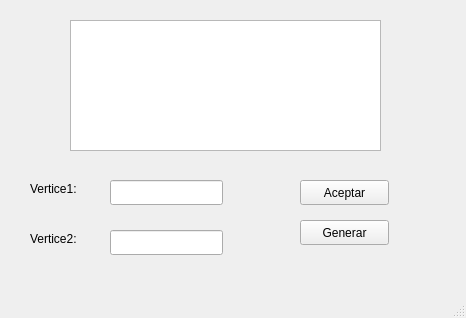
<?xml version="1.0" encoding="UTF-8"?>
<ui version="4.0">
 <class>MainWindow</class>
 <widget class="QMainWindow" name="MainWindow">
  <property name="geometry">
   <rect>
    <x>0</x>
    <y>0</y>
    <width>466</width>
    <height>318</height>
   </rect>
  </property>
  <property name="windowTitle">
   <string>MainWindow</string>
  </property>
  <widget class="QWidget" name="centralwidget">
   <widget class="QTextBrowser" name="texto">
    <property name="geometry">
     <rect>
      <x>70</x>
      <y>20</y>
      <width>311</width>
      <height>131</height>
     </rect>
    </property>
   </widget>
   <widget class="QLabel" name="label">
    <property name="geometry">
     <rect>
      <x>30</x>
      <y>180</y>
      <width>67</width>
      <height>17</height>
     </rect>
    </property>
    <property name="text">
     <string>Vertice1:</string>
    </property>
   </widget>
   <widget class="QLabel" name="label_2">
    <property name="geometry">
     <rect>
      <x>30</x>
      <y>230</y>
      <width>67</width>
      <height>17</height>
     </rect>
    </property>
    <property name="text">
     <string>Vertice2:</string>
    </property>
   </widget>
   <widget class="QLineEdit" name="v1">
    <property name="geometry">
     <rect>
      <x>110</x>
      <y>180</y>
      <width>113</width>
      <height>25</height>
     </rect>
    </property>
   </widget>
   <widget class="QLineEdit" name="v2">
    <property name="geometry">
     <rect>
      <x>110</x>
      <y>230</y>
      <width>113</width>
      <height>25</height>
     </rect>
    </property>
   </widget>
   <widget class="QPushButton" name="Aceptar">
    <property name="geometry">
     <rect>
      <x>300</x>
      <y>180</y>
      <width>89</width>
      <height>25</height>
     </rect>
    </property>
    <property name="text">
     <string>Aceptar</string>
    </property>
   </widget>
   <widget class="QPushButton" name="Generar">
    <property name="geometry">
     <rect>
      <x>300</x>
      <y>220</y>
      <width>89</width>
      <height>25</height>
     </rect>
    </property>
    <property name="text">
     <string>Generar</string>
    </property>
   </widget>
  </widget>
  <widget class="QMenuBar" name="menubar">
   <property name="geometry">
    <rect>
     <x>0</x>
     <y>0</y>
     <width>466</width>
     <height>22</height>
    </rect>
   </property>
  </widget>
  <widget class="QStatusBar" name="statusbar"/>
 </widget>
 <resources/>
 <connections>
  <connection>
   <sender>Generar</sender>
   <signal>clicked()</signal>
   <receiver>MainWindow</receiver>
   <slot>GenerarGrafo()</slot>
   <hints>
    <hint type="sourcelabel">
     <x>353</x>
     <y>264</y>
    </hint>
    <hint type="destinationlabel">
     <x>414</x>
     <y>292</y>
    </hint>
   </hints>
  </connection>
 </connections>
 <slots>
  <slot>GenerarGrafo()</slot>
 </slots>
</ui>
